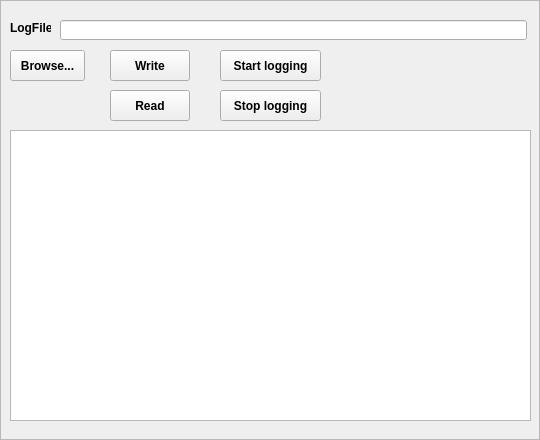
<?xml version="1.0" encoding="UTF-8"?>
<ui version="4.0">
 <class>LoggingFrame</class>
 <widget class="QFrame" name="LoggingFrame">
  <property name="geometry">
   <rect>
    <x>0</x>
    <y>0</y>
    <width>540</width>
    <height>440</height>
   </rect>
  </property>
  <property name="font">
   <font>
    <weight>75</weight>
    <bold>true</bold>
   </font>
  </property>
  <property name="windowTitle">
   <string>Frame</string>
  </property>
  <property name="frameShape">
   <enum>QFrame::StyledPanel</enum>
  </property>
  <property name="frameShadow">
   <enum>QFrame::Raised</enum>
  </property>
  <widget class="QLabel" name="label">
   <property name="geometry">
    <rect>
     <x>10</x>
     <y>20</y>
     <width>41</width>
     <height>16</height>
    </rect>
   </property>
   <property name="text">
    <string>LogFile</string>
   </property>
  </widget>
  <widget class="QPushButton" name="pushButton">
   <property name="geometry">
    <rect>
     <x>10</x>
     <y>50</y>
     <width>75</width>
     <height>31</height>
    </rect>
   </property>
   <property name="text">
    <string>Browse...</string>
   </property>
  </widget>
  <widget class="QLineEdit" name="leLogDir">
   <property name="geometry">
    <rect>
     <x>60</x>
     <y>20</y>
     <width>467</width>
     <height>20</height>
    </rect>
   </property>
  </widget>
  <widget class="QPushButton" name="btnWrite">
   <property name="geometry">
    <rect>
     <x>110</x>
     <y>50</y>
     <width>80</width>
     <height>31</height>
    </rect>
   </property>
   <property name="text">
    <string>Write</string>
   </property>
  </widget>
  <widget class="QPushButton" name="btnRead">
   <property name="geometry">
    <rect>
     <x>110</x>
     <y>90</y>
     <width>80</width>
     <height>31</height>
    </rect>
   </property>
   <property name="text">
    <string>Read</string>
   </property>
  </widget>
  <widget class="QPlainTextEdit" name="plainTextEdit">
   <property name="geometry">
    <rect>
     <x>10</x>
     <y>130</y>
     <width>521</width>
     <height>291</height>
    </rect>
   </property>
  </widget>
  <widget class="QPushButton" name="btnStartLog">
   <property name="geometry">
    <rect>
     <x>220</x>
     <y>50</y>
     <width>101</width>
     <height>31</height>
    </rect>
   </property>
   <property name="text">
    <string>Start logging</string>
   </property>
  </widget>
  <widget class="QPushButton" name="btnStopLog">
   <property name="geometry">
    <rect>
     <x>220</x>
     <y>90</y>
     <width>101</width>
     <height>31</height>
    </rect>
   </property>
   <property name="text">
    <string>Stop logging</string>
   </property>
  </widget>
 </widget>
 <resources/>
 <connections/>
</ui>
